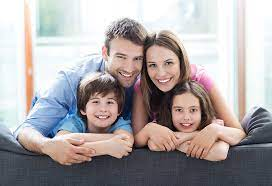
#> input picture 1.1.Using HAAR Cascade-images used from web/2.jpg, 272 x 186 px
$ python 'using web images.py'
#> lines starting #> are read from the running program, lines starting #| are printed output that depends on the picture; after the words box and inside, x2 and y2 are one past the last pixel; in counts of white or black regions, pixels touching at a corner belong together
import numpy as np
import cv2
face_cascade = cv2.CascadeClassifier('haarcascade_frontalface_default.xml')


image =cv2.imread('2.jpg')
#> image is the input picture: shape (186, 272, 3); mean B, G, R 165.2, 164.6, 171.1
grayImage = cv2.cvtColor(image, cv2.COLOR_BGR2GRAY)
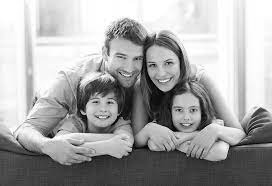
#> grayImage: shape (186, 272); min 0, max 255, mean 166.6

faces = face_cascade.detectMultiScale(grayImage)
#> faces = [[167, 95, 39, 39], [139, 47, 45, 45], [84, 89, 38, 38], [111, 43, 40, 40]]

#print type(faces)

if len(faces) == 0:
    print ("No faces found")

else:
    print ("Number of faces detected: " + str(faces.shape[0]))
#| Number of faces detected: 4
    number=faces.shape[0]
#> number = 4
    for (x,y,w,h) in faces:
        cv2.rectangle(image,(x,y),(x+w,y+h),(0,255,0),1)

        cv2.rectangle(image, ((0,image.shape[0] -25)),(270, image.shape[0]), (255,255,255), -1)
        cv2.putText(image, "Number of faces detected: " + str(faces.shape[0]), (0,image.shape[0] -10), cv2.FONT_HERSHEY_TRIPLEX, 0.5,  (0,0,0), 1)

        cv2.imshow('Image with faces',image)
        cv2.waitKey(1)

        cv2.destroyAllWindows()
#> this loop made 4 passes
#> pass 1, `cv2.imshow('Image with faces',image)`:
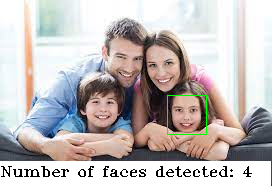
#> window 'Image with faces': shape (186, 272, 3); mean B, G, R 185.6, 187, 193
#> pass 2, `cv2.imshow('Image with faces',image)`:
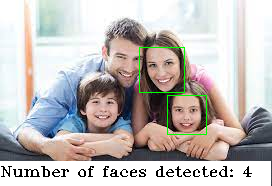
#> window 'Image with faces': shape (186, 272, 3); mean B, G, R 185.3, 187.6, 192.6
#> after the loop:
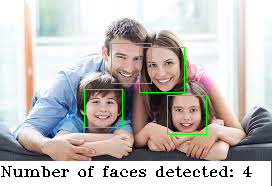
#> image: shape (186, 272, 3); 14.67% of pixels changed, all inside (x1, y1, x2, y2) = (0, 43, 271, 186)
